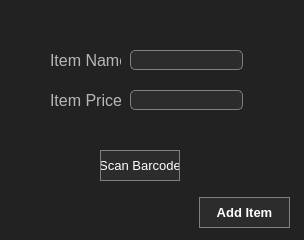
<?xml version="1.0" encoding="UTF-8"?>
<ui version="4.0">
 <class>addItem</class>
 <widget class="QDialog" name="addItem">
  <property name="geometry">
   <rect>
    <x>0</x>
    <y>0</y>
    <width>304</width>
    <height>240</height>
   </rect>
  </property>
  <property name="windowTitle">
   <string>Dialog</string>
  </property>
  <property name="styleSheet">
   <string notr="true">background-color: rgb(34, 34, 34);</string>
  </property>
  <widget class="QLabel" name="label">
   <property name="geometry">
    <rect>
     <x>50</x>
     <y>50</y>
     <width>71</width>
     <height>21</height>
    </rect>
   </property>
   <property name="font">
    <font>
     <pointsize>12</pointsize>
    </font>
   </property>
   <property name="styleSheet">
    <string notr="true">color: rgb(183, 183, 183)</string>
   </property>
   <property name="text">
    <string>Item Name:-</string>
   </property>
  </widget>
  <widget class="QLabel" name="label_2">
   <property name="geometry">
    <rect>
     <x>50</x>
     <y>90</y>
     <width>71</width>
     <height>20</height>
    </rect>
   </property>
   <property name="font">
    <font>
     <pointsize>12</pointsize>
    </font>
   </property>
   <property name="styleSheet">
    <string notr="true">color: rgb(183, 183, 183)</string>
   </property>
   <property name="text">
    <string>Item Price:-</string>
   </property>
  </widget>
  <widget class="QLineEdit" name="lineEdit">
   <property name="geometry">
    <rect>
     <x>130</x>
     <y>50</y>
     <width>113</width>
     <height>20</height>
    </rect>
   </property>
   <property name="styleSheet">
    <string notr="true">
	background-color:rgb(44,44,44);
	color:white;
	border: 1.4px solid grey;
	border-radius: 5px;</string>
   </property>
  </widget>
  <widget class="QLineEdit" name="lineEdit_2">
   <property name="geometry">
    <rect>
     <x>130</x>
     <y>90</y>
     <width>113</width>
     <height>20</height>
    </rect>
   </property>
   <property name="styleSheet">
    <string notr="true">
	background-color:rgb(44,44,44);
	color:white;
	border: 1.4px solid grey;
	border-radius: 5px;
	</string>
   </property>
  </widget>
  <widget class="QPushButton" name="pushButton">
   <property name="geometry">
    <rect>
     <x>100</x>
     <y>150</y>
     <width>80</width>
     <height>31</height>
    </rect>
   </property>
   <property name="font">
    <font>
     <pointsize>10</pointsize>
     <bold>false</bold>
    </font>
   </property>
   <property name="styleSheet">
    <string notr="true">
	background-color:rgb(44,44,44);
	color:white;
	border: 1.4px solid grey;
	</string>
   </property>
   <property name="text">
    <string>Scan Barcode</string>
   </property>
  </widget>
  <widget class="QPushButton" name="pushButton_2">
   <property name="geometry">
    <rect>
     <x>199</x>
     <y>197</y>
     <width>91</width>
     <height>31</height>
    </rect>
   </property>
   <property name="font">
    <font>
     <pointsize>10</pointsize>
     <italic>false</italic>
     <bold>true</bold>
    </font>
   </property>
   <property name="styleSheet">
    <string notr="true">background-color:rgb(44,44,44);
	font:bold;
	color:white;
	border: 1.4px solid grey;
	</string>
   </property>
   <property name="text">
    <string>Add Item</string>
   </property>
  </widget>
 </widget>
 <resources/>
 <connections/>
</ui>
